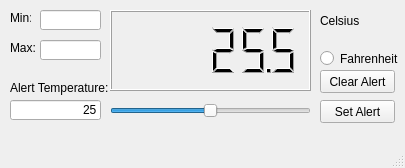
<?xml version="1.0" encoding="UTF-8"?>
<ui version="4.0">
 <class>MainWindow</class>
 <widget class="QMainWindow" name="MainWindow">
  <property name="geometry">
   <rect>
    <x>0</x>
    <y>0</y>
    <width>405</width>
    <height>168</height>
   </rect>
  </property>
  <property name="sizePolicy">
   <sizepolicy hsizetype="Fixed" vsizetype="Fixed">
    <horstretch>0</horstretch>
    <verstretch>0</verstretch>
   </sizepolicy>
  </property>
  <property name="minimumSize">
   <size>
    <width>405</width>
    <height>168</height>
   </size>
  </property>
  <property name="maximumSize">
   <size>
    <width>405</width>
    <height>168</height>
   </size>
  </property>
  <property name="windowTitle">
   <string>EBB Internet Temperature Sensor</string>
  </property>
  <widget class="QWidget" name="centralWidget">
   <widget class="QLCDNumber" name="temperatureLCD">
    <property name="geometry">
     <rect>
      <x>110</x>
      <y>10</y>
      <width>201</width>
      <height>81</height>
     </rect>
    </property>
    <property name="smallDecimalPoint">
     <bool>true</bool>
    </property>
    <property name="digitCount">
     <number>6</number>
    </property>
    <property name="segmentStyle">
     <enum>QLCDNumber::Filled</enum>
    </property>
    <property name="value" stdset="0">
     <double>25.500000000000000</double>
    </property>
   </widget>
   <widget class="QPushButton" name="setAlertButton">
    <property name="geometry">
     <rect>
      <x>320</x>
      <y>100</y>
      <width>75</width>
      <height>23</height>
     </rect>
    </property>
    <property name="text">
     <string>Set Alert</string>
    </property>
   </widget>
   <widget class="QLineEdit" name="minEdit">
    <property name="geometry">
     <rect>
      <x>40</x>
      <y>10</y>
      <width>61</width>
      <height>20</height>
     </rect>
    </property>
    <property name="alignment">
     <set>Qt::AlignRight|Qt::AlignTrailing|Qt::AlignVCenter</set>
    </property>
    <property name="readOnly">
     <bool>true</bool>
    </property>
   </widget>
   <widget class="QLabel" name="isCelsiusLabel">
    <property name="geometry">
     <rect>
      <x>320</x>
      <y>10</y>
      <width>61</width>
      <height>21</height>
     </rect>
    </property>
    <property name="text">
     <string>Celsius</string>
    </property>
   </widget>
   <widget class="QLabel" name="minLabel">
    <property name="geometry">
     <rect>
      <x>10</x>
      <y>10</y>
      <width>21</width>
      <height>16</height>
     </rect>
    </property>
    <property name="text">
     <string>Min:</string>
    </property>
   </widget>
   <widget class="QLineEdit" name="maxEdit">
    <property name="geometry">
     <rect>
      <x>40</x>
      <y>40</y>
      <width>61</width>
      <height>20</height>
     </rect>
    </property>
    <property name="sizePolicy">
     <sizepolicy hsizetype="Fixed" vsizetype="Fixed">
      <horstretch>0</horstretch>
      <verstretch>0</verstretch>
     </sizepolicy>
    </property>
    <property name="alignment">
     <set>Qt::AlignRight|Qt::AlignTrailing|Qt::AlignVCenter</set>
    </property>
    <property name="readOnly">
     <bool>true</bool>
    </property>
   </widget>
   <widget class="QLabel" name="maxLabel">
    <property name="geometry">
     <rect>
      <x>10</x>
      <y>40</y>
      <width>31</width>
      <height>16</height>
     </rect>
    </property>
    <property name="text">
     <string>Max:</string>
    </property>
   </widget>
   <widget class="QRadioButton" name="isFahrenheitRadio">
    <property name="geometry">
     <rect>
      <x>320</x>
      <y>50</y>
      <width>82</width>
      <height>17</height>
     </rect>
    </property>
    <property name="text">
     <string>Fahrenheit</string>
    </property>
   </widget>
   <widget class="QSlider" name="alertTempSlider">
    <property name="geometry">
     <rect>
      <x>110</x>
      <y>100</y>
      <width>201</width>
      <height>21</height>
     </rect>
    </property>
    <property name="maximum">
     <number>50</number>
    </property>
    <property name="sliderPosition">
     <number>25</number>
    </property>
    <property name="orientation">
     <enum>Qt::Horizontal</enum>
    </property>
   </widget>
   <widget class="QLineEdit" name="alertEdit">
    <property name="geometry">
     <rect>
      <x>10</x>
      <y>100</y>
      <width>91</width>
      <height>20</height>
     </rect>
    </property>
    <property name="text">
     <string>25</string>
    </property>
    <property name="alignment">
     <set>Qt::AlignRight|Qt::AlignTrailing|Qt::AlignVCenter</set>
    </property>
    <property name="readOnly">
     <bool>true</bool>
    </property>
   </widget>
   <widget class="QLabel" name="alertLabel">
    <property name="geometry">
     <rect>
      <x>10</x>
      <y>80</y>
      <width>101</width>
      <height>16</height>
     </rect>
    </property>
    <property name="text">
     <string>Alert Temperature:</string>
    </property>
   </widget>
   <widget class="QPushButton" name="clearAlertButton">
    <property name="geometry">
     <rect>
      <x>320</x>
      <y>70</y>
      <width>75</width>
      <height>23</height>
     </rect>
    </property>
    <property name="text">
     <string>Clear Alert</string>
    </property>
   </widget>
  </widget>
  <widget class="QStatusBar" name="statusBar"/>
  <widget class="QMenuBar" name="menuBar">
   <property name="geometry">
    <rect>
     <x>0</x>
     <y>0</y>
     <width>405</width>
     <height>21</height>
    </rect>
   </property>
  </widget>
  <action name="actionExit">
   <property name="text">
    <string>Exit</string>
   </property>
   <property name="shortcut">
    <string>Ctrl+X</string>
   </property>
  </action>
  <action name="actionServer_Settings">
   <property name="text">
    <string>Server Settings</string>
   </property>
   <property name="shortcut">
    <string>Ctrl+S</string>
   </property>
  </action>
 </widget>
 <layoutdefault spacing="6" margin="11"/>
 <resources/>
 <connections/>
</ui>
